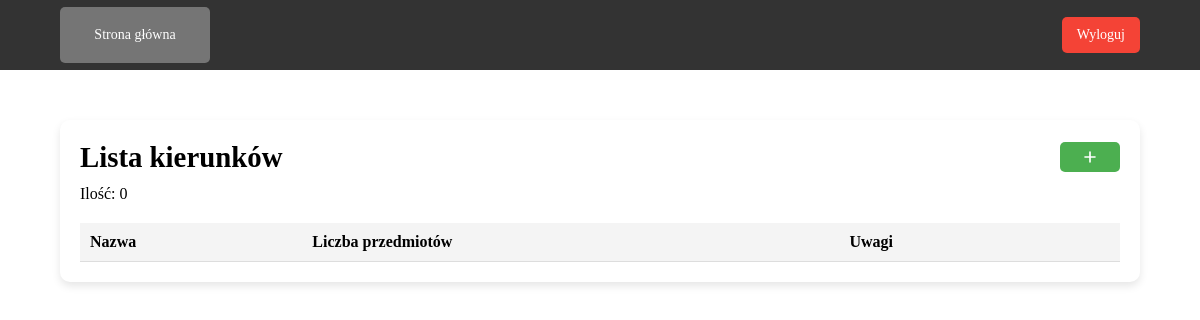
The app's page /admin/courses.php, older data.
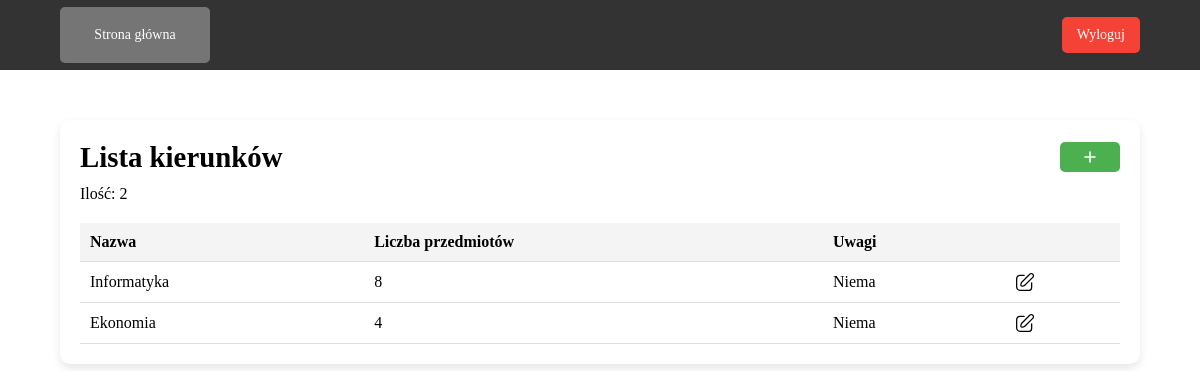
The same page, newer data.
### tables this page shows
CREATE TABLE `tKierunki` (
  `ID` int NOT NULL,
  `nazwa` varchar(255) NOT NULL,
  `uwagi` text
);

### config/functions.php (called while the page is built, shortened)
<?php
    function getTableCount($conn, $table) {
        $query = "SELECT COUNT(*) AS tableCount FROM $table";
        $result = mysqli_query($conn, $query);
        return mysqli_fetch_assoc($result)['tableCount'];
    }
    function getTableInfo($conn, $table) {
        $query = "SELECT * FROM $table";
        return mysqli_query($conn, $query);
    }
    function getSubjectCountByCourse($conn, $courseId) {
        $query = "
            SELECT
                COUNT(*) AS subject_count
            FROM
                tKierunkiPrzedmioty
            WHERE
                id_kierunku = $courseId
        ";
        $result = mysqli_query($conn, $query);
        $row = mysqli_fetch_assoc($result);
        if (isset($row['subject_count'])) {
            return $row['subject_count'];
        } else {
            return 0;
        }
    }
?>

### public/admin/courses.php (the view, shortened to what this page needs)
<?php
    require_once('../../config/connect.php');
    require_once('../../config/functions.php');
    $kierunekInfo = getTableInfo($conn, 'tKierunki');
    $kierunekCount = getTableCount($conn, 'tKierunki');
?>
<!DOCTYPE html>
<html lang="en">
<head>
    <link rel="stylesheet" href="../../assets/css/main.css">
</head>
<body>
    <header>
        <div class="header-content">
            <div class="left-header">
                <a class="nav-btn" href="admin_dashboard.php">Strona główna</a>
            </div>
            <div class="right-header">
                <?php
                    include('../../includes/logout_modal.php');
                ?>
            </div>
        </div>
    </header>
    <main class="main">
        <div class="container">
            <div class="title">
                <h1>Lista kierunków</h1>
                <button class="add-btn" onclick="addEntity()">
                    <img src="../../assets/images/icons/plus.svg" class="add-icon">
                </button>
            </div>
            <p>Ilość: <?php echo $kierunekCount; ?></p>
            <table>
                <thead>
                    <tr>
                        <th>Nazwa</th>
                        <th>Liczba przedmiotów</th>
                        <th>Uwagi</th>
                        <th></th>
                    </tr>
                </thead>
                <tbody>
                    <?php while ($kierunekData = mysqli_fetch_assoc($kierunekInfo)): ?>
                        <tr>
                            <td><?php echo $kierunekData['nazwa']; ?></td>
                            <td>
                                <?php
                                    $courseId = $kierunekData['ID'];
                                    $subjectCount = getSubjectCountByCourse($conn, $courseId);
                                    echo $subjectCount;
                                ?>
                            </td>
                            <td><?php echo $kierunekData['uwagi']; ?></td>
                            <td>
                            <button class="btn-edit" onclick="window.location.href='edit_course.php?kierunek_id=<?php echo $kierunekData['ID']; ?>'">
                                <img src="../../assets/images/icons/edit.svg" alt="Edit University" class="edit-icon">
                            </button>
                            </td>
                        </tr>
                    <?php endwhile; ?>
                </tbody>
            </table>
        </div>
    </main>
</body>
</html>

Row changes from the older to the newer data that the page shows:
added tkierunki: nazwa "Informatyka", subjectCount "8", uwagi "Niema"
added tkierunki: nazwa "Ekonomia", subjectCount "4", uwagi "Niema"
Text that changed along with them:
$kierunekCount: "0" → "2"
